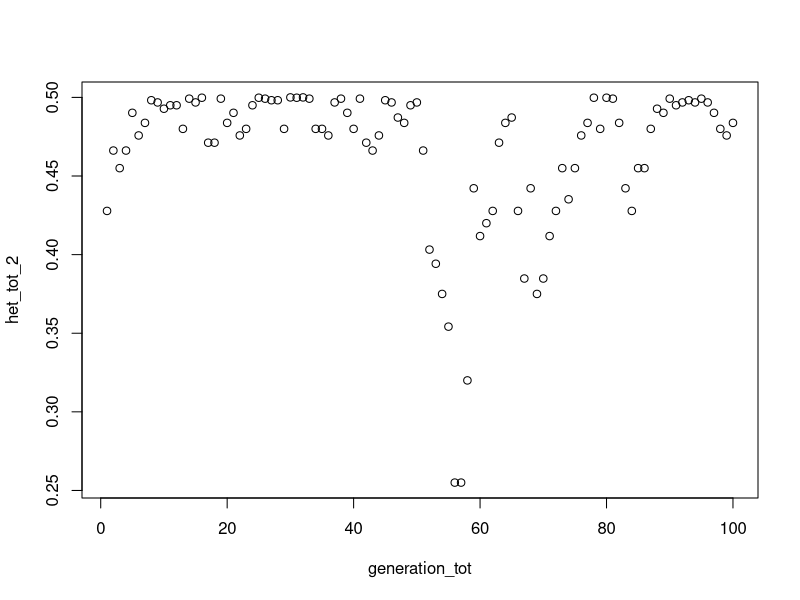
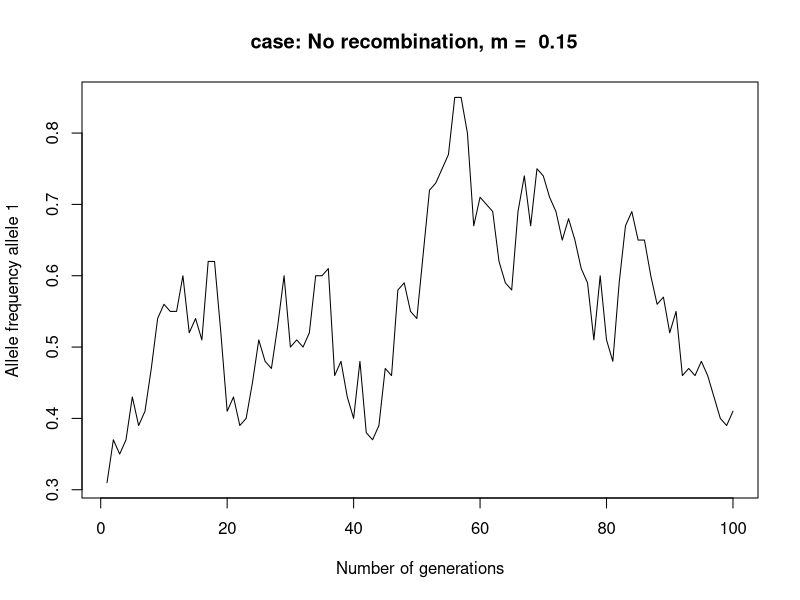

The R script that drew these images, in order:
# script to simulate overdominance without migration...

# Richmond change...
if (.Platform$OS.type=="unix") {
  setwd("~/R")
  sep <- "/"
} else {
  setwd("C:/Users/z5122213/Desktop/r_overdominance")
  sep <- "\\"
}

# how many loci are being modeled

nloci<-2

# how many metapopulations
meta<-1

# how many generations are we simulating
gens<-100

# what is the total pop size
popsize<-50

# what years are individuals being transferred

transfer<-400 # setting this to a high number in order to skip transfers...

# how many individuals are being transferred per transfer (currently restricted to 1 or 2)

numtrans<-0 # not doing transfers

# how many offspring does each pairing produce?
pairings<-10

# does recombination happen in males? TRUE = yes, FALSE = no
mrecomb<-TRUE

# how many replicates to run
replicates<-1

# file name info...
scenarioname<-"scenario1"
if (dir.exists(scenarioname)) {
  message("directory already exists")
} else  {
  message("directory created")
  dir.create(scenarioname)
}

# need to loop over a range of crossing over rates...
for(c in seq(0,0,0)){
 
 message("c = ",c)
  
  # need to loop over a range of mortality rates due to homozygosity
  for(m in seq(0.15,0.15)){
    message("m = ",m)

    # need to loop through a series of replicate runs...
    for(i in 1:replicates){
      message("i = ",i)
      locilist<-list()
      allelefreqp1<-list()
      # first need to generate a base population...
      # Name the alleles at loci 1 (the potentially lethal one...)
      locilist[[1]]<-c(1,2)
      # Allele frequencies for loci 1
      allelefreqp1[[1]]<-c(0.2,0.8)
      # Name the alleles at loci 2 (the neutral one...)
      locilist[[2]]<-c(10,20)
      # Allele frequencies for loci 2
      allelefreqp1[[2]]<-c(0.5,0.5)

      # Calculating the number of individuals/meta population
      metasz<-c(popsize/meta)
  
      # Create a data.frame to track details...
      popgenome1<-as.data.frame(matrix(ncol=nloci*2+6,nrow=metasz))
  
      # first column is sex
      popgenome1[1:(metasz/2),1]<-"Male"
      popgenome1[(metasz/2+1):metasz,1]<-"Female"
  
      # second column is population
      popgenome1[,2]<-1
  
      # third column is generation
      popgenome1[,3]<-0
  
      # fourth column is male parent
      popgenome1[,4]<-0
  
      # fifth column is female parent
      popgenome1[,5]<-0
  
      # sixth column is generation individual number
      popgenome1[,6]<-rownames(popgenome1)
  
      
      # generate initial genotypes for population 1
      
      # going to put the two loci on a single stretch of chromosome one after the other in the data table
      for(k in 1:nloci){
        popgenome1[1:metasz,(k+6)]<-sample(locilist[[k]], size=metasz, replace=TRUE, prob=allelefreqp1[[k]])
        popgenome1[1:metasz,(k+8)]<-sample(locilist[[k]], size=metasz, replace=TRUE, prob=allelefreqp1[[k]])
      }
  
      # We have our population genomes, now we have to simulate the population over time...
  
      pop1<-popgenome1
     
      #heterozygosity variables
      het_tot_1=list()
      het_tot_2=list()
      generation_tot=list()
      alle_freq__tot_1=list()
  
      for (g in 1:gens){
        #message("g = ",g)
        # males and females from pop 1
        malep1<-which(popgenome1$V1=="Male")
        femalep1<-which(popgenome1$V1=="Female")
    
        # create matrix into which parent combinations are placed
        parents1<-matrix(nrow=metasz,ncol=2)
    
        # select males and females that are mating with each other - males column 1 females column 2
        parents1[,1]<-sample(as.numeric(malep1), size=metasz, replace=TRUE, prob=NULL)
        parents1[,2]<-sample(as.numeric(femalep1), size=metasz, replace=TRUE, prob=NULL)
        
        # have parents, now lets make offspring making pairings*offspring/pairing young
        offspring1<-as.data.frame(matrix(nrow=metasz*pairings,ncol=(7+nloci*2)))
        
        # now have to loop through the pairings to make offspring...
        for(p in 1:dim(parents1)[1]){
          # give the offspring a sex
          offspring1[((p-1)*pairings+1):(p*pairings),1]<-sample(c("Male","Female"),size=pairings, replace=TRUE)
          # mark the source population of the individual
          offspring1[((p-1)*pairings+1):(p*pairings),2]<-1
          # mark the generation of the offspring
          offspring1[((p-1)*pairings+1):(p*pairings),3]<-g
          # give the male parent
          offspring1[((p-1)*pairings+1):(p*pairings),4]<-parents1[p,1]
          # give the female parent
          offspring1[((p-1)*pairings+1):(p*pairings),5]<-parents1[p,2]
          
          # 6 is reserved for ind # and 7 is reserved for alive/dead status
          
          # getting genotype of each offspring for a pairing...
          
          # parent chromosomes
          mchrome1<-c(popgenome1[parents1[p,1],7],popgenome1[parents1[p,1],8])
          mchrome2<-c(popgenome1[parents1[p,1],9],popgenome1[parents1[p,1],10])
          fchrome1<-c(popgenome1[parents1[p,2],7],popgenome1[parents1[p,2],8])
          fchrome2<-c(popgenome1[parents1[p,2],9],popgenome1[parents1[p,2],10])
          for(n in 1:pairings){
            # getting the genotype from dad
            randad<-runif(1) # getting a random deviate to see if crossing over happens
            mctemp1<-rep(NA,2)
            mctemp2<-rep(NA,2)
            if(randad<c & mrecomb){
            mctemp1<-c(mchrome1[1],mchrome2[2])
            mctemp2<-c(mchrome2[1],mchrome1[2])
            } else {
              mctemp1<-mchrome1 # store 1st male gamete from dad
              mctemp2<-mchrome2 # store 2nd male gamete from dad
            }
            malechromes<-list(mctemp1,mctemp2)
            # pick which male gamete this offspring is getting...
            offspring1[(p-1)*pairings+n,8:9]<-malechromes[[sample(c(1,2),1)]]
            
            # getting the genotype from mom
            ranmom<-runif(1) # getting a random deviate to see if crossing over happens
            fctemp1<-rep(NA,2)
            fctemp2<-rep(NA,2)
            if(ranmom<c){
             fctemp1<-c(fchrome1[1],fchrome2[2])
            fctemp2<-c(fchrome2[1],fchrome1[2])
            } else {
              fctemp1<-fchrome1 # store 1st female gamete from mom
              fctemp2<-fchrome2 # store 2nd female gamete from mom
            }
            femalechromes<-list(fctemp1,fctemp2)
            # pick which male gamete this offspring is getting...
            offspring1[(p-1)*pairings+n,10:11]<-femalechromes[[sample(c(1,2),1)]]
          }
        }
        offspring1[,6]<-as.numeric(rownames(offspring1))
        offspring1[,7]<-1 # "1 = alive"
        offspring1$V12<-runif(dim(offspring1)[1])
        for(ii in 1:dim(offspring1)[1]){
          # apply mortality if an individual is homozygous for the second loci on each chromosome
          if(offspring1[ii,"V8"]==offspring1[ii,"V10"]){ # test to find homozygotes
            if(offspring1[ii,"V12"]<m){  # if the random number assigned to that ind is less than mort probability
              offspring1$V7[ii]<-0   # set the individual to dead
            }
          }
        }
        # get the male and female offsprings that are alive and then select the ones we'll use for 
        # the next generations
        maleoffs<-offspring1[which(offspring1$V1=="Male" & offspring1$V7==1),]
        femaleoffs<-offspring1[which(offspring1$V1=="Female" & offspring1$V7==1),]
        popgenome1<-rbind(maleoffs[sample(1:dim(maleoffs)[1],size=metasz/2,replace=FALSE),],femaleoffs[sample(1:dim(femaleoffs)[1],size=metasz/2,replace=FALSE),])
        popgenome1<-popgenome1[,c("V1","V2","V3","V4","V5","V6","V8","V9","V10","V11")]
        colnames(popgenome1)<-c("V1","V2","V3","V4","V5","V6","V7","V8","V9","V10")
        pop1<-rbind(pop1,popgenome1)
        
        #calculate heterozygosity
        count_allele_10<-sum(length(which(popgenome1$V8==10)),length(which(popgenome1$V10==10))) 
        count_allele_20<-(2*metasz)-count_allele_10 
        alle_freq_10 <- count_allele_10/(2*metasz)
        alle_freq_20 <- count_allele_20/(2*metasz)
        het_1<-1-sum((alle_freq_10 ^ 2),(alle_freq_20 ^ 2))
        count_allele_1<-sum(length(which(popgenome1$V7==1)),length(which(popgenome1$V9==1)))
        count_allele_2<-(2*metasz)-count_allele_1
        alle_freq_1 <- count_allele_1/(2*metasz)
        alle_freq_2 <- count_allele_2/(2*metasz)        
        het_2<-1-sum((alle_freq_1 ^ 2),(alle_freq_2 ^ 2))
        het_tot_1<-rbind(het_tot_1,het_1)
        het_tot_2<-rbind(het_tot_2,het_2)
        generation_tot<-rbind(generation_tot,g)
        alle_freq__tot_1<-rbind(alle_freq__tot_1, alle_freq_1)
      }
      colnames(pop1)<-c("sex","source","gen","malep","femalep","indnum","c1-l1","c1-l2","c2-l1","c2-l2")
      write.csv(pop1,file=paste(scenarioname,sep,scenarioname,"-cr","-mort",m*100,"-rep-",i,".csv",sep=""),row.names=FALSE)
      #plot(generation_tot,het_tot_1)
      plot(generation_tot,het_tot_2)
      plot(generation_tot, alle_freq__tot_1,type="l", ylab = "Allele frequency allele 1",xlab = "Number of generations",main = paste("case: No recombination, m = ",m," "))
    }
  }
}
